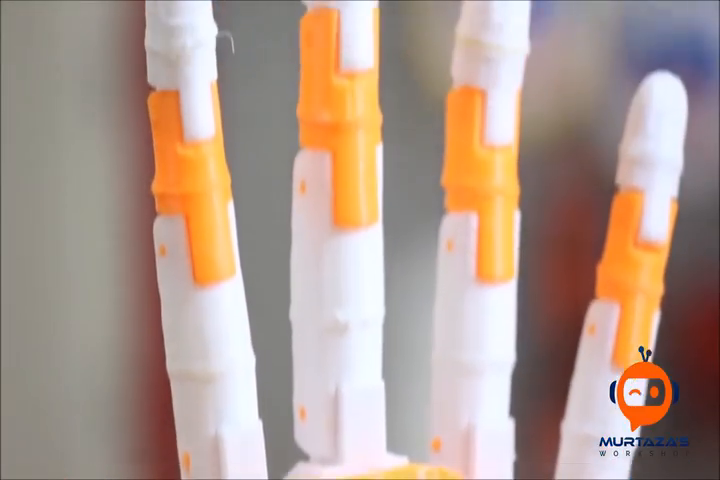
#> input picture frame 105 of Learn-OpenCV-in-4-hours-CPP/Learn-OpenCV-cpp-in-4-Hours-main/Resources/test_video.mp4, 720 x 480 px
$ python chapter1-2.py
#> lines starting #> are read from the running program, lines starting #| are printed output that depends on the picture
import cv2
frameWidth = 640
frameHeight = 480
cap = cv2.VideoCapture("./Resources/test_video.mp4")
while True:
    success, img = cap.read()
#> img is the input picture: shape (480, 720, 3); mean B, G, R 141.3, 152.9, 174.1
    print(success)
#| True
    img = cv2.resize(img, (frameWidth, frameHeight))
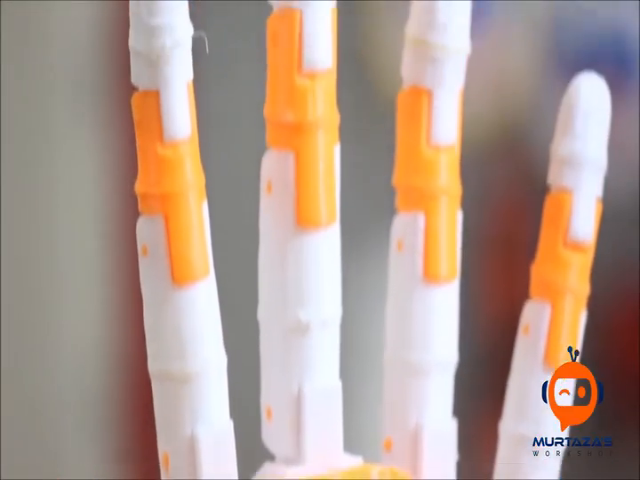
#> img: shape (480, 640, 3); mean B, G, R 141.2, 152.9, 174.1
    cv2.imshow("Video", img)
    if cv2.waitKey(1) & 0xFF == ord('q'):
#> (key q is pressed here)
        break

$ run again, starting later in the video
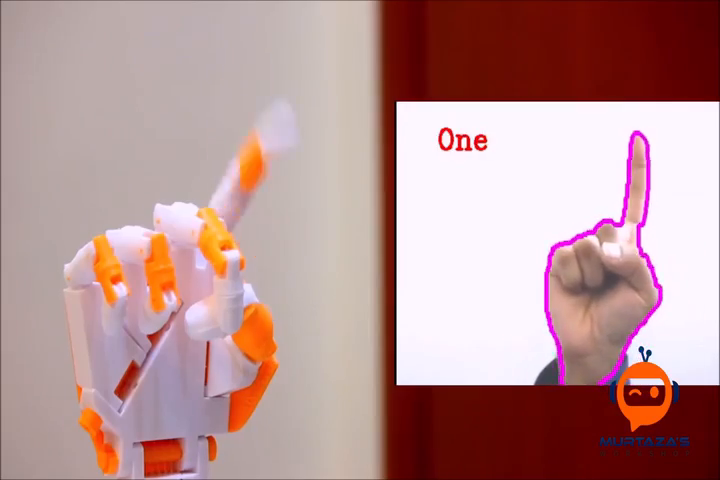
#> input picture frame 475 of Learn-OpenCV-in-4-hours-CPP/Learn-OpenCV-cpp-in-4-Hours-main/Resources/test_video.mp4, 720 x 480 px
#> img is the input picture: shape (480, 720, 3); mean B, G, R 147.9, 148.3, 185.4
#| True
#> `img = cv2.resize(img, (frameWidth, frameHeight))`:
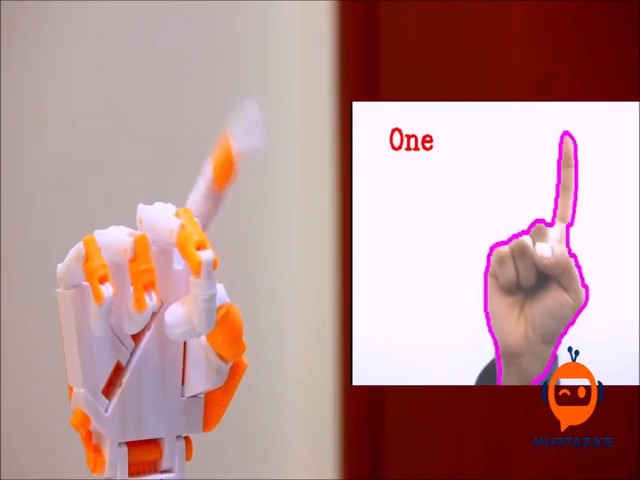
#> img: shape (480, 640, 3); mean B, G, R 147.8, 148.3, 185.4

$ run again, starting later in the video
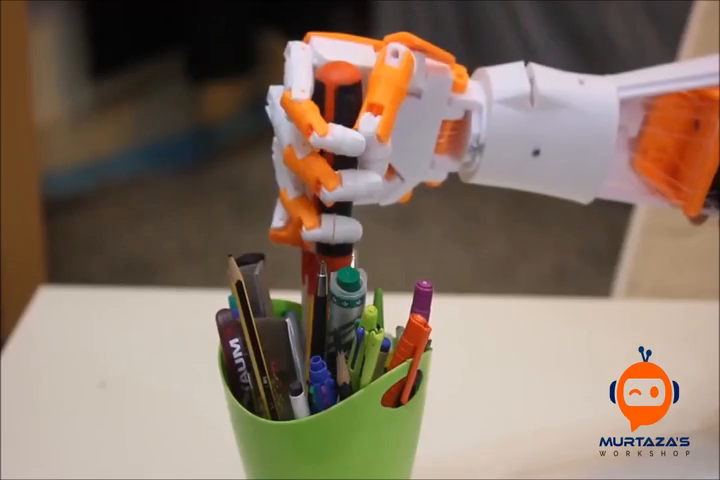
#> input picture frame 845 of Learn-OpenCV-in-4-hours-CPP/Learn-OpenCV-cpp-in-4-Hours-main/Resources/test_video.mp4, 720 x 480 px
#> img is the input picture: shape (480, 720, 3); mean B, G, R 101.1, 116.1, 134.1
#| True
#> `img = cv2.resize(img, (frameWidth, frameHeight))`:
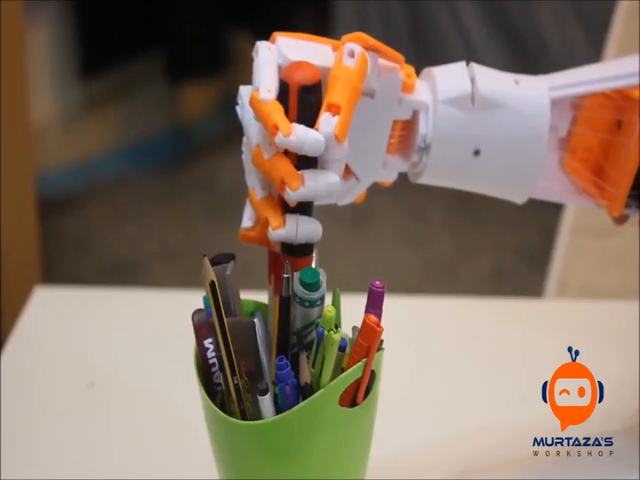
#> img: shape (480, 640, 3); mean B, G, R 101.1, 116.1, 134.1
